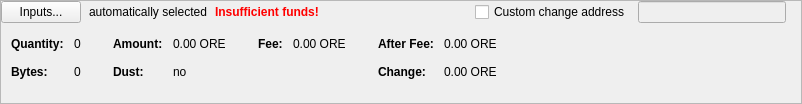
				<widget class="QFrame" name="frameCoinControl">
					<property name="sizePolicy">
						<sizepolicy hsizetype="Expanding" vsizetype="Expanding">
							<horstretch>0</horstretch>
							<verstretch>0</verstretch>
						</sizepolicy>
					</property>
					<property name="maximumSize">
						<size>
							<width>16777215</width>
							<height>16777215</height>
						</size>
					</property>
					<property name="frameShape">
						<enum>QFrame::StyledPanel</enum>
					</property>
					<property name="frameShadow">
						<enum>QFrame::Sunken</enum>
					</property>
					<layout class="QVBoxLayout" name="verticalLayoutCoinControl2">
						<property name="spacing">
							<number>0</number>
						</property>
						<property name="leftMargin">
							<number>0</number>
						</property>
						<property name="topMargin">
							<number>0</number>
						</property>
						<property name="rightMargin">
							<number>0</number>
						</property>
						<property name="bottomMargin">
							<number>8</number>
						</property>
						<item>
							<layout class="QVBoxLayout" name="verticalLayoutCoinControl" stretch="0,0,0,0,1">
								<property name="spacing">
									<number>0</number>
								</property>
								
								<item>
									<layout class="QHBoxLayout" name="horizontalLayoutCoinControl2" stretch="0,0,0,0">
										<property name="spacing">
											<number>8</number>
										</property>
										<property name="bottomMargin">
											<number>10</number>
										</property>
										<item>
											<widget class="QPushButton" name="pushButtonCoinControl">
												<property name="styleSheet">
													<string notr="true"/>
												</property>
												<property name="text">
													<string>Inputs...</string>
												</property>
												<property name="autoDefault">
													<bool>false</bool>
												</property>
											</widget>
										</item>
										<item>
											<widget class="QLabel" name="labelCoinControlAutomaticallySelected">
												<property name="text">
													<string>automatically selected</string>
												</property>
												<property name="margin">
													<number>5</number>
												</property>
											</widget>
										</item>
										<item>
											<widget class="QLabel" name="labelCoinControlInsuffFunds">
												<property name="font">
													<font>
														<weight>75</weight>
														<bold>true</bold>
													</font>
												</property>
												<property name="styleSheet">
													<string notr="true">color:red;font-weight:bold;</string>
												</property>
												<property name="text">
													<string>Insufficient funds!</string>
												</property>
												<property name="margin">
													<number>5</number>
												</property>
											</widget>
										</item>
										<item>
											<spacer name="horizontalSpacerCoinControl">
												<property name="orientation">
													<enum>Qt::Horizontal</enum>
												</property>
												<property name="sizeHint" stdset="0">
													<size>
														<width>40</width>
														<height>1</height>
													</size>
												</property>
											</spacer>
										</item>
                                        	<item>
											<widget class="QCheckBox" name="checkBoxCoinControlChange">
												<property name="toolTip">
													<string>If this is activated, but the change address is empty or invalid, change will be sent to a newly generated address.</string>
												</property>
												<property name="text">
													<string>Custom change address</string>
												</property>
											</widget>
										</item>
										<item>
											<widget class="QValidatedLineEdit" name="lineEditCoinControlChange">
												<property name="enabled">
													<bool>false</bool>
												</property>
												<property name="sizePolicy">
													<sizepolicy hsizetype="Expanding" vsizetype="Fixed">
														<horstretch>0</horstretch>
														<verstretch>0</verstretch>
													</sizepolicy>
												</property>
											</widget>
										</item>
										<item>
											<widget class="QLabel" name="labelCoinControlChangeLabel">
												<property name="sizePolicy">
													<sizepolicy hsizetype="Preferred" vsizetype="Expanding">
														<horstretch>0</horstretch>
														<verstretch>0</verstretch>
													</sizepolicy>
												</property>
												<property name="minimumSize">
													<size>
														<width>0</width>
														<height>0</height>
													</size>
												</property>
												<property name="text">
													<string/>
												</property>
												<property name="margin">
													<number>3</number>
												</property>
											</widget>
										</item>
									</layout>
								</item>
								<item>
									<widget class="QWidget" name="widgetCoinControl" native="true">
										<property name="sizePolicy">
											<sizepolicy hsizetype="Preferred" vsizetype="Preferred">
												<horstretch>0</horstretch>
												<verstretch>0</verstretch>
											</sizepolicy>
										</property>
										<property name="minimumSize">
											<size>
												<width>0</width>
												<height>0</height>
											</size>
										</property>
										<property name="styleSheet">
											<string notr="true"/>
										</property>
										<layout class="QHBoxLayout" name="horizontalLayoutCoinControl5">
											<property name="leftMargin">
												<number>0</number>
											</property>
											<property name="topMargin">
												<number>0</number>
											</property>
											<property name="rightMargin">
												<number>0</number>
											</property>
											<property name="bottomMargin">
												<number>0</number>
											</property>
											<item>
												<layout class="QHBoxLayout" name="horizontalLayoutCoinControl3" stretch="0,0,0,1">
													<property name="spacing">
														<number>20</number>
													</property>
													<property name="topMargin">
														<number>0</number>
													</property>
													<property name="bottomMargin">
														<number>10</number>
													</property>
													<item>
														<layout class="QFormLayout" name="formLayoutCoinControl1">
															<property name="horizontalSpacing">
																<number>10</number>
															</property>
															<property name="verticalSpacing">
																<number>14</number>
															</property>
															<property name="leftMargin">
																<number>10</number>
															</property>
															<property name="topMargin">
																<number>4</number>
															</property>
															<property name="rightMargin">
																<number>6</number>
															</property>
															<item row="0" column="0">
																<widget class="QLabel" name="labelCoinControlQuantityText">
																	<property name="font">
																		<font>
																			<weight>75</weight>
																			<bold>true</bold>
																		</font>
																	</property>
																	<property name="text">
																		<string>Quantity:</string>
																	</property>
																	<property name="margin">
																		<number>0</number>
																	</property>
																</widget>
															</item>
															<item row="0" column="1">
																<widget class="QLabel" name="labelCoinControlQuantity">
																	<property name="cursor">
																		<cursorShape>IBeamCursor</cursorShape>
																	</property>
																	<property name="contextMenuPolicy">
																		<enum>Qt::ActionsContextMenu</enum>
																	</property>
																	<property name="text">
																		<string notr="true">0</string>
																	</property>
																	<property name="margin">
																		<number>0</number>
																	</property>
																	<property name="textInteractionFlags">
																		<set>Qt::LinksAccessibleByMouse|Qt::TextSelectableByKeyboard|Qt::TextSelectableByMouse</set>
																	</property>
																</widget>
															</item>
															<item row="1" column="0">
																<widget class="QLabel" name="labelCoinControlBytesText">
																	<property name="font">
																		<font>
																			<weight>75</weight>
																			<bold>true</bold>
																		</font>
																	</property>
																	<property name="text">
																		<string>Bytes:</string>
																	</property>
																</widget>
															</item>
															<item row="1" column="1">
																<widget class="QLabel" name="labelCoinControlBytes">
																	<property name="cursor">
																		<cursorShape>IBeamCursor</cursorShape>
																	</property>
																	<property name="contextMenuPolicy">
																		<enum>Qt::ActionsContextMenu</enum>
																	</property>
																	<property name="text">
																		<string notr="true">0</string>
																	</property>
																	<property name="textInteractionFlags">
																		<set>Qt::LinksAccessibleByMouse|Qt::TextSelectableByKeyboard|Qt::TextSelectableByMouse</set>
																	</property>
																</widget>
															</item>
														</layout>
													</item>
													<item>
														<layout class="QFormLayout" name="formLayoutCoinControl2">
															<property name="horizontalSpacing">
																<number>10</number>
															</property>
															<property name="verticalSpacing">
																<number>14</number>
															</property>
															<property name="leftMargin">
																<number>6</number>
															</property>
															<property name="topMargin">
																<number>4</number>
															</property>
															<property name="rightMargin">
																<number>6</number>
															</property>
															<item row="0" column="0">
																<widget class="QLabel" name="labelCoinControlAmountText">
																	<property name="font">
																		<font>
																			<weight>75</weight>
																			<bold>true</bold>
																		</font>
																	</property>
																	<property name="text">
																		<string>Amount:</string>
																	</property>
																	<property name="margin">
																		<number>0</number>
																	</property>
																</widget>
															</item>
															<item row="0" column="1">
																<widget class="QLabel" name="labelCoinControlAmount">
																	<property name="cursor">
																		<cursorShape>IBeamCursor</cursorShape>
																	</property>
																	<property name="contextMenuPolicy">
																		<enum>Qt::ActionsContextMenu</enum>
																	</property>
																	<property name="text">
																		<string notr="true">0.00 ORE</string>
																	</property>
																	<property name="textInteractionFlags">
																		<set>Qt::LinksAccessibleByMouse|Qt::TextSelectableByKeyboard|Qt::TextSelectableByMouse</set>
																	</property>
																</widget>
															</item>
															<item row="1" column="0">
																<widget class="QLabel" name="labelCoinControlLowOutputText">
																	<property name="font">
																		<font>
																			<weight>75</weight>
																			<bold>true</bold>
																		</font>
																	</property>
																	<property name="text">
																		<string>Dust:</string>
																	</property>
																</widget>
															</item>
															<item row="1" column="1">
																<widget class="QLabel" name="labelCoinControlLowOutput">
																	<property name="cursor">
																		<cursorShape>IBeamCursor</cursorShape>
																	</property>
																	<property name="contextMenuPolicy">
																		<enum>Qt::ActionsContextMenu</enum>
																	</property>
																	<property name="text">
																		<string notr="true">no</string>
																	</property>
																	<property name="textInteractionFlags">
																		<set>Qt::LinksAccessibleByMouse|Qt::TextSelectableByKeyboard|Qt::TextSelectableByMouse</set>
																	</property>
																</widget>
															</item>
														</layout>
													</item>
													<item>
														<layout class="QFormLayout" name="formLayoutCoinControl3">
															<property name="horizontalSpacing">
																<number>10</number>
															</property>
															<property name="verticalSpacing">
																<number>14</number>
															</property>
															<property name="leftMargin">
																<number>6</number>
															</property>
															<property name="topMargin">
																<number>4</number>
															</property>
															<property name="rightMargin">
																<number>6</number>
															</property>
															<item row="0" column="0">
																<widget class="QLabel" name="labelCoinControlFeeText">
																	<property name="font">
																		<font>
																			<weight>75</weight>
																			<bold>true</bold>
																		</font>
																	</property>
																	<property name="text">
																		<string>Fee:</string>
																	</property>
																	<property name="margin">
																		<number>0</number>
																	</property>
																</widget>
															</item>
															<item row="0" column="1">
																<widget class="QLabel" name="labelCoinControlFee">
																	<property name="cursor">
																		<cursorShape>IBeamCursor</cursorShape>
																	</property>
																	<property name="contextMenuPolicy">
																		<enum>Qt::ActionsContextMenu</enum>
																	</property>
																	<property name="text">
																		<string notr="true">0.00 ORE</string>
																	</property>
																	<property name="textInteractionFlags">
																		<set>Qt::LinksAccessibleByMouse|Qt::TextSelectableByKeyboard|Qt::TextSelectableByMouse</set>
																	</property>
																</widget>
															</item>
														</layout>
													</item>
													<item>
														<layout class="QFormLayout" name="formLayoutCoinControl4">
															<property name="horizontalSpacing">
																<number>10</number>
															</property>
															<property name="verticalSpacing">
																<number>14</number>
															</property>
															<property name="leftMargin">
																<number>6</number>
															</property>
															<property name="topMargin">
																<number>4</number>
															</property>
															<property name="rightMargin">
																<number>6</number>
															</property>
															<item row="0" column="0">
																<widget class="QLabel" name="labelCoinControlAfterFeeText">
																	<property name="font">
																		<font>
																			<weight>75</weight>
																			<bold>true</bold>
																		</font>
																	</property>
																	<property name="text">
																		<string>After Fee:</string>
																	</property>
																	<property name="margin">
																		<number>0</number>
																	</property>
																</widget>
															</item>
															<item row="0" column="1">
																<widget class="QLabel" name="labelCoinControlAfterFee">
																	<property name="cursor">
																		<cursorShape>IBeamCursor</cursorShape>
																	</property>
																	<property name="contextMenuPolicy">
																		<enum>Qt::ActionsContextMenu</enum>
																	</property>
																	<property name="text">
																		<string notr="true">0.00 ORE</string>
																	</property>
																	<property name="textInteractionFlags">
																		<set>Qt::LinksAccessibleByMouse|Qt::TextSelectableByKeyboard|Qt::TextSelectableByMouse</set>
																	</property>
																</widget>
															</item>
															<item row="1" column="0">
																<widget class="QLabel" name="labelCoinControlChangeText">
																	<property name="font">
																		<font>
																			<weight>75</weight>
																			<bold>true</bold>
																		</font>
																	</property>
																	<property name="text">
																		<string>Change:</string>
																	</property>
																</widget>
															</item>
															<item row="1" column="1">
																<widget class="QLabel" name="labelCoinControlChange">
																	<property name="cursor">
																		<cursorShape>IBeamCursor</cursorShape>
																	</property>
																	<property name="contextMenuPolicy">
																		<enum>Qt::ActionsContextMenu</enum>
																	</property>
																	<property name="text">
																		<string notr="true">0.00 ORE</string>
																	</property>
																	<property name="textInteractionFlags">
																		<set>Qt::LinksAccessibleByMouse|Qt::TextSelectableByKeyboard|Qt::TextSelectableByMouse</set>
																	</property>
																</widget>
															</item>
														</layout>
													</item>
												</layout>
											</item>
										</layout>
									</widget>
								</item>
								<item>
									<layout class="QHBoxLayout" name="horizontalLayoutCoinControl4" stretch="0,0,0">
										<property name="spacing">
											<number>12</number>
										</property>
										<property name="sizeConstraint">
											<enum>QLayout::SetDefaultConstraint</enum>
										</property>
										<property name="topMargin">
											<number>5</number>
										</property>
										<property name="rightMargin">
											<number>5</number>
										</property>
									
									</layout>
								</item>
								<item>
									<spacer name="verticalSpacerCoinControl">
										<property name="orientation">
											<enum>Qt::Vertical</enum>
										</property>
										<property name="sizeHint" stdset="0">
											<size>
												<width>800</width>
												<height>1</height>
											</size>
										</property>
									</spacer>
								</item>
							</layout>
						</item>
					</layout>
				</widget>
